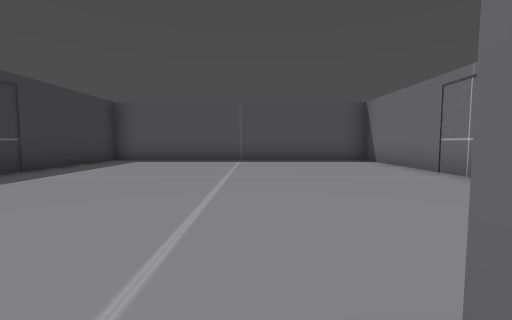
View 1 (above)

20 first-person views from a walk through a Godot game level. The camera is 1.2 m above the floor, tilts 4° down and sees 90° across. The floor is counted in squares, 2 m on a side. Each view is taken from the middle of a square. On the plan, view 1 faces up. The plan holds only what a view shows up to about 9 squares ahead; the rest is blank. The place goes on beyond the plan.

View 2
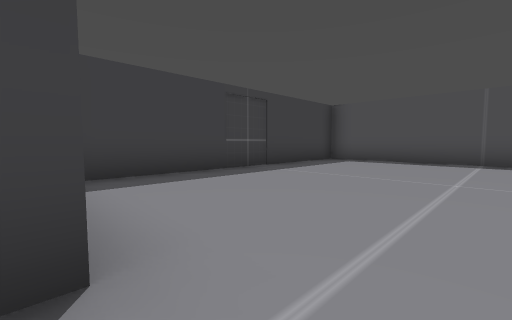

View 3
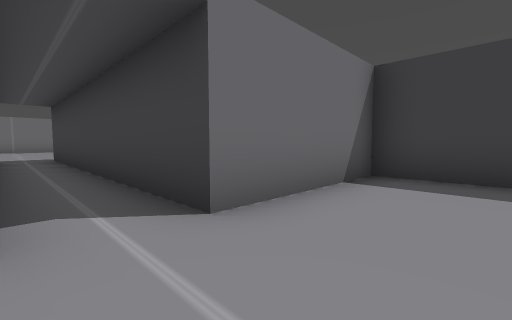

View 4
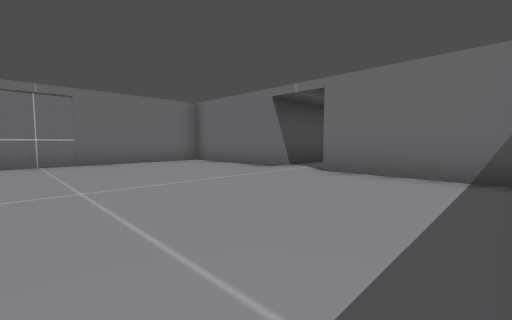

View 5
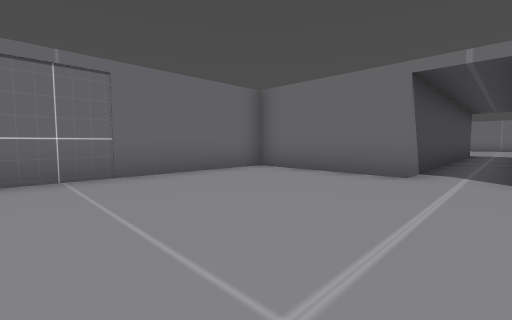

View 6
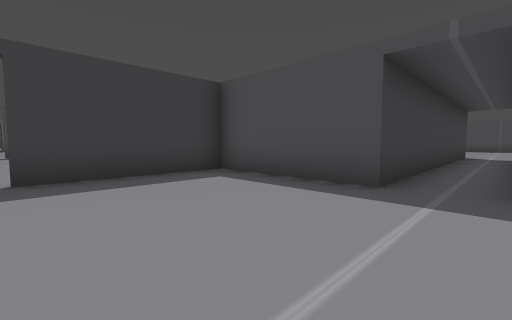

View 7
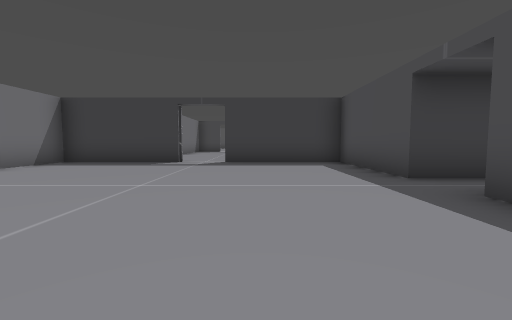

View 8
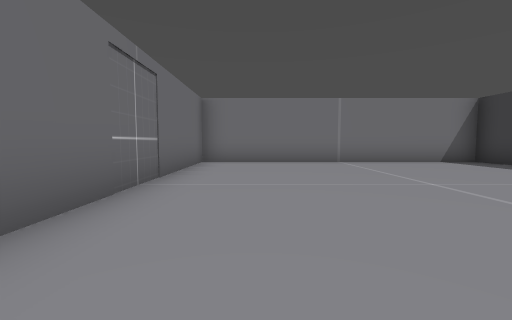

View 9
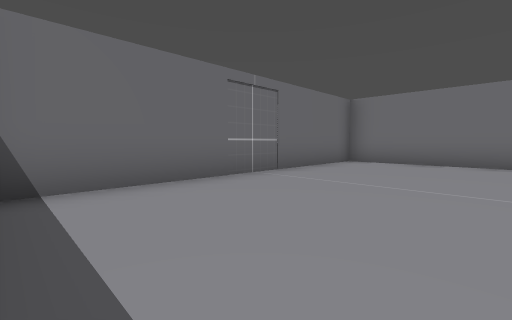

View 10
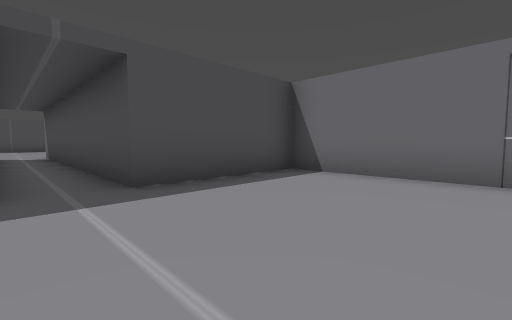

View 11
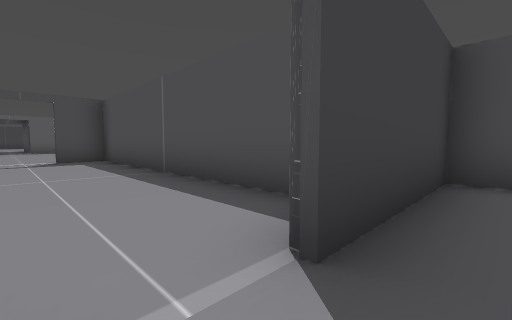

View 12
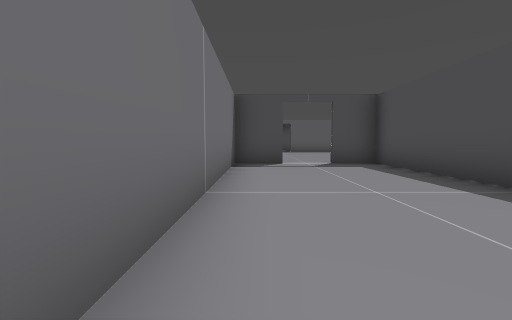

View 13
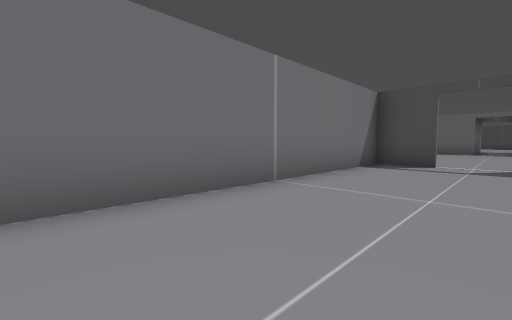

View 14
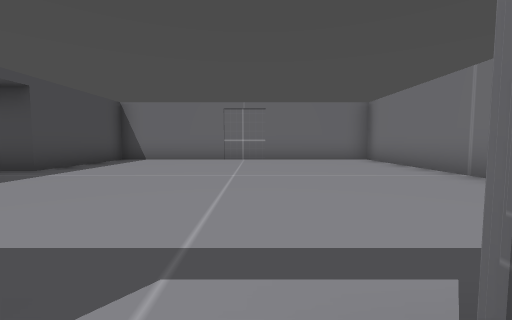

View 15
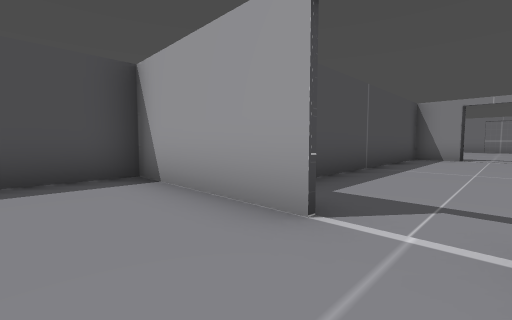

View 16
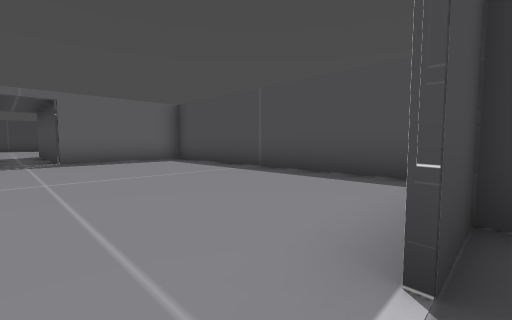

View 17
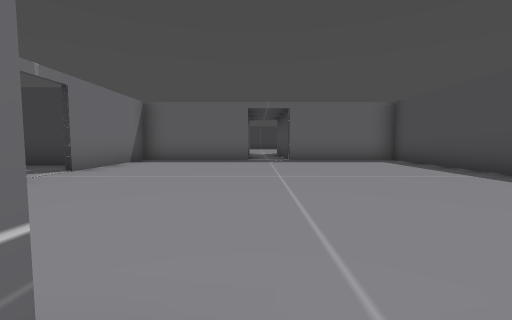

View 18
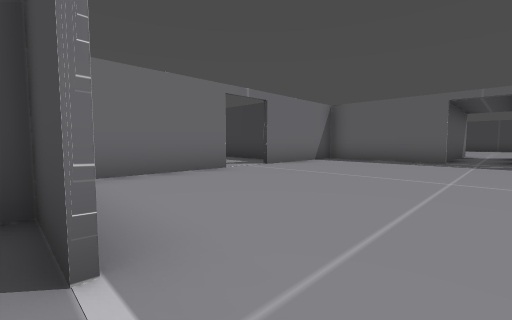

View 19
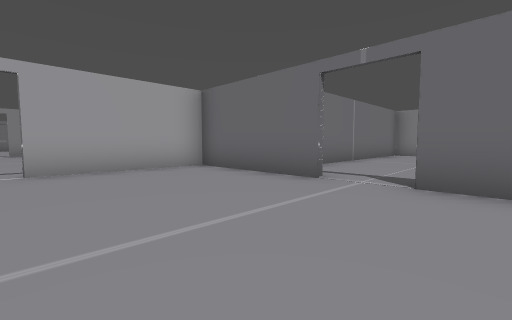

View 20
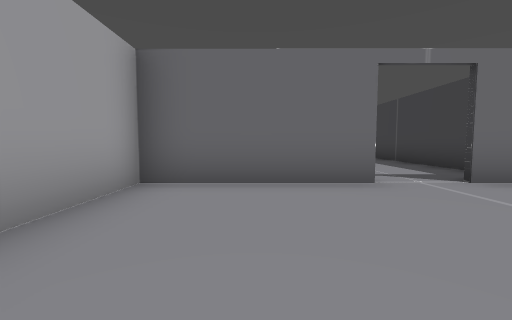

### Floor plan
Ten units are one square. View 1 is at (0, 0); x grows to the right and y downward. Boxes are objects, and circles mark ways between rooms. Rooms are numbered by the first view taken in them; rooms with no view inside come last. Other rooms are left out.
<svg viewBox="-221 -90 262 265">
<path fill="none" stroke="#000" d="M-47 132 -47 167 36 167 36 85 2 85 2 -2M-12 -2 -12 85 -47 85 -47 120M2 -2 36 -2 36 -85 -47 -85 -47 -2 -12 -2M-49 120 -49 106 -132 106 -132 119M-132 132 -132 146 -59 146M-216 132 -216 167 -181 167M-133 120 -133 85 -216 85 -216 119M-169 167 -133 167 -133 132"/>
<circle cx="-5" cy="-5" r="3" fill="#2a7"/>
<circle cx="-50" cy="125" r="3" fill="#2a7"/>
<circle cx="-130" cy="125" r="3" fill="#2a7"/>
<text x="-10" y="110">1</text>
<text x="-10" y="-50">2</text>
<text x="-90" y="120">3</text>
<text x="-180" y="120">4</text>
</svg>
Room 1 opens to room 2. Room 1 opens to room 3. Room 3 opens to room 4.

Where each view was taken, in squares from view 1:
view 1: 0 up, 0 right, facing up
view 2: 0 up, 0 right, facing up-left
view 3: 2 up, 0 right, facing down-left
view 4: 5 up, 4 left, facing down-right
view 5: 5 up, 1 left, facing down-right
view 6: 12 down, 0 right, facing up-left
view 7: 11 down, 3 right, facing left
view 8: 9 down, 2 right, facing down
view 9: 9 down, 0 right, facing down-right
view 10: 12 down, 1 left, facing up-right
view 11: 13 down, 4 left, facing up-left
view 12: 14 down, 6 left, facing left
view 13: 12 down, 6 left, facing down-left
view 14: 13 down, 5 left, facing right
view 15: 13 down, 15 left, facing up-right
view 16: 13 down, 13 left, facing up-left
view 17: 13 down, 13 left, facing left
view 18: 12 down, 13 left, facing down-left
view 19: 13 down, 19 left, facing down-right
view 20: 13 down, 15 left, facing down
